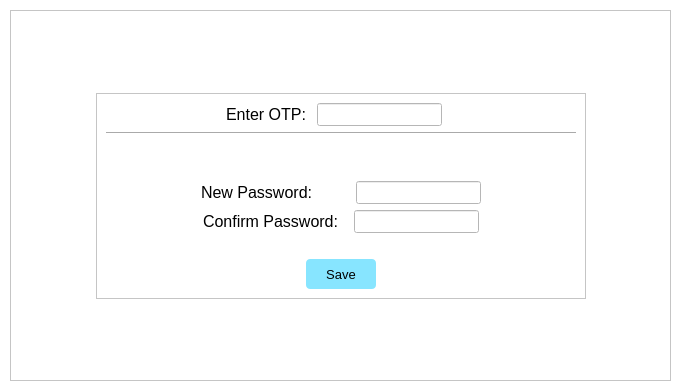
<?xml version="1.0" encoding="UTF-8"?>
<ui version="4.0">
 <class>fpMainWindow</class>
 <widget class="QMainWindow" name="fpMainWindow">
  <property name="geometry">
   <rect>
    <x>0</x>
    <y>0</y>
    <width>681</width>
    <height>391</height>
   </rect>
  </property>
  <property name="minimumSize">
   <size>
    <width>681</width>
    <height>391</height>
   </size>
  </property>
  <property name="maximumSize">
   <size>
    <width>681</width>
    <height>391</height>
   </size>
  </property>
  <property name="windowTitle">
   <string>MainWindow</string>
  </property>
  <property name="styleSheet">
   <string notr="true">background-color: rgb(255, 255, 255);</string>
  </property>
  <widget class="QWidget" name="fpCentralWidget">
   <layout class="QGridLayout" name="gridLayout">
    <item row="0" column="0">
     <widget class="QFrame" name="fpOuterFrame">
      <property name="minimumSize">
       <size>
        <width>0</width>
        <height>371</height>
       </size>
      </property>
      <property name="maximumSize">
       <size>
        <width>661</width>
        <height>371</height>
       </size>
      </property>
      <property name="frameShape">
       <enum>QFrame::StyledPanel</enum>
      </property>
      <property name="frameShadow">
       <enum>QFrame::Raised</enum>
      </property>
      <layout class="QGridLayout" name="gridLayout_3">
       <item row="1" column="1">
        <widget class="QFrame" name="fpInnerFrame">
         <property name="minimumSize">
          <size>
           <width>0</width>
           <height>0</height>
          </size>
         </property>
         <property name="maximumSize">
          <size>
           <width>16777215</width>
           <height>16777215</height>
          </size>
         </property>
         <property name="frameShape">
          <enum>QFrame::StyledPanel</enum>
         </property>
         <property name="frameShadow">
          <enum>QFrame::Raised</enum>
         </property>
         <layout class="QGridLayout" name="gridLayout_2">
          <item row="1" column="0">
           <layout class="QVBoxLayout" name="fpVerticalLayout2">
            <item>
             <layout class="QHBoxLayout" name="fpHorizontalLayout_7">
              <item>
               <spacer name="fpHorizontalSpacer_2">
                <property name="orientation">
                 <enum>Qt::Horizontal</enum>
                </property>
                <property name="sizeHint" stdset="0">
                 <size>
                  <width>40</width>
                  <height>20</height>
                 </size>
                </property>
               </spacer>
              </item>
              <item>
               <widget class="QLabel" name="fpEnterOtpLabel">
                <property name="font">
                 <font>
                  <pointsize>12</pointsize>
                 </font>
                </property>
                <property name="text">
                 <string>Enter OTP: </string>
                </property>
               </widget>
              </item>
              <item>
               <widget class="QLineEdit" name="fpOtpLineEdit">
                <property name="font">
                 <font>
                  <pointsize>10</pointsize>
                 </font>
                </property>
                <property name="toolTip">
                 <string>Enter OTP sent to your email</string>
                </property>
               </widget>
              </item>
              <item>
               <widget class="QLabel" name="fpArrowLabel">
                <property name="font">
                 <font>
                  <pointsize>10</pointsize>
                 </font>
                </property>
                <property name="text">
                 <string/>
                </property>
                <property name="pixmap">
                 <pixmap>../../images/enter2_arrow.png</pixmap>
                </property>
               </widget>
              </item>
              <item>
               <spacer name="fpHorizontalSpacer_5">
                <property name="orientation">
                 <enum>Qt::Horizontal</enum>
                </property>
                <property name="sizeHint" stdset="0">
                 <size>
                  <width>40</width>
                  <height>20</height>
                 </size>
                </property>
               </spacer>
              </item>
             </layout>
            </item>
            <item>
             <widget class="Line" name="fpLine">
              <property name="orientation">
               <enum>Qt::Horizontal</enum>
              </property>
             </widget>
            </item>
            <item>
             <spacer name="verticalSpacer_3">
              <property name="orientation">
               <enum>Qt::Vertical</enum>
              </property>
              <property name="sizeHint" stdset="0">
               <size>
                <width>20</width>
                <height>40</height>
               </size>
              </property>
             </spacer>
            </item>
            <item>
             <layout class="QHBoxLayout" name="horizontalLayout_6">
              <item>
               <spacer name="horizontalSpacer_13">
                <property name="orientation">
                 <enum>Qt::Horizontal</enum>
                </property>
                <property name="sizeHint" stdset="0">
                 <size>
                  <width>40</width>
                  <height>20</height>
                 </size>
                </property>
               </spacer>
              </item>
              <item>
               <widget class="QLabel" name="fpNpLabel">
                <property name="font">
                 <font>
                  <pointsize>12</pointsize>
                 </font>
                </property>
                <property name="text">
                 <string>New Password: </string>
                </property>
               </widget>
              </item>
              <item>
               <spacer name="horizontalSpacer">
                <property name="orientation">
                 <enum>Qt::Horizontal</enum>
                </property>
                <property name="sizeType">
                 <enum>QSizePolicy::Fixed</enum>
                </property>
                <property name="sizeHint" stdset="0">
                 <size>
                  <width>33</width>
                  <height>20</height>
                 </size>
                </property>
               </spacer>
              </item>
              <item>
               <widget class="QLineEdit" name="fpNpLineEdit">
                <property name="font">
                 <font>
                  <pointsize>10</pointsize>
                 </font>
                </property>
                <property name="toolTip">
                 <string>Set new password</string>
                </property>
               </widget>
              </item>
              <item>
               <spacer name="horizontalSpacer_4">
                <property name="orientation">
                 <enum>Qt::Horizontal</enum>
                </property>
                <property name="sizeHint" stdset="0">
                 <size>
                  <width>40</width>
                  <height>20</height>
                 </size>
                </property>
               </spacer>
              </item>
             </layout>
            </item>
            <item>
             <layout class="QHBoxLayout" name="horizontalLayout_5">
              <item>
               <spacer name="horizontalSpacer_14">
                <property name="orientation">
                 <enum>Qt::Horizontal</enum>
                </property>
                <property name="sizeHint" stdset="0">
                 <size>
                  <width>40</width>
                  <height>20</height>
                 </size>
                </property>
               </spacer>
              </item>
              <item>
               <widget class="QLabel" name="fpCpLabel">
                <property name="font">
                 <font>
                  <pointsize>12</pointsize>
                 </font>
                </property>
                <property name="text">
                 <string>Confirm Password: </string>
                </property>
               </widget>
              </item>
              <item>
               <spacer name="horizontalSpacer_3">
                <property name="orientation">
                 <enum>Qt::Horizontal</enum>
                </property>
                <property name="sizeType">
                 <enum>QSizePolicy::Fixed</enum>
                </property>
                <property name="sizeHint" stdset="0">
                 <size>
                  <width>5</width>
                  <height>20</height>
                 </size>
                </property>
               </spacer>
              </item>
              <item>
               <widget class="QLineEdit" name="fpCpLineEdit">
                <property name="font">
                 <font>
                  <pointsize>10</pointsize>
                 </font>
                </property>
                <property name="toolTip">
                 <string>Confirm password</string>
                </property>
                <property name="text">
                 <string/>
                </property>
               </widget>
              </item>
              <item>
               <spacer name="horizontalSpacer_6">
                <property name="orientation">
                 <enum>Qt::Horizontal</enum>
                </property>
                <property name="sizeHint" stdset="0">
                 <size>
                  <width>40</width>
                  <height>20</height>
                 </size>
                </property>
               </spacer>
              </item>
             </layout>
            </item>
            <item>
             <spacer name="verticalSpacer_4">
              <property name="orientation">
               <enum>Qt::Vertical</enum>
              </property>
              <property name="sizeType">
               <enum>QSizePolicy::Expanding</enum>
              </property>
              <property name="sizeHint" stdset="0">
               <size>
                <width>20</width>
                <height>20</height>
               </size>
              </property>
             </spacer>
            </item>
            <item>
             <layout class="QHBoxLayout" name="horizontalLayout_4">
              <item>
               <spacer name="horizontalSpacer_7">
                <property name="orientation">
                 <enum>Qt::Horizontal</enum>
                </property>
                <property name="sizeType">
                 <enum>QSizePolicy::Expanding</enum>
                </property>
                <property name="sizeHint" stdset="0">
                 <size>
                  <width>200</width>
                  <height>20</height>
                 </size>
                </property>
               </spacer>
              </item>
              <item>
               <widget class="QPushButton" name="fpSaveLabel">
                <property name="minimumSize">
                 <size>
                  <width>70</width>
                  <height>30</height>
                 </size>
                </property>
                <property name="font">
                 <font>
                  <pointsize>10</pointsize>
                 </font>
                </property>
                <property name="styleSheet">
                 <string notr="true">border-radius: 4px;
background-color: rgb(135, 229, 255);
color: rgb(0, 0, 0);
</string>
                </property>
                <property name="text">
                 <string>Save</string>
                </property>
                <property name="icon">
                 <iconset>
                  <normaloff>../../images/save.webp</normaloff>../../images/save.webp</iconset>
                </property>
               </widget>
              </item>
              <item>
               <spacer name="horizontalSpacer_8">
                <property name="orientation">
                 <enum>Qt::Horizontal</enum>
                </property>
                <property name="sizeType">
                 <enum>QSizePolicy::Expanding</enum>
                </property>
                <property name="sizeHint" stdset="0">
                 <size>
                  <width>200</width>
                  <height>20</height>
                 </size>
                </property>
               </spacer>
              </item>
             </layout>
            </item>
           </layout>
          </item>
         </layout>
        </widget>
       </item>
       <item row="2" column="1">
        <spacer name="verticalSpacer">
         <property name="orientation">
          <enum>Qt::Vertical</enum>
         </property>
         <property name="sizeHint" stdset="0">
          <size>
           <width>10</width>
           <height>40</height>
          </size>
         </property>
        </spacer>
       </item>
       <item row="1" column="0">
        <spacer name="horizontalSpacer_9">
         <property name="orientation">
          <enum>Qt::Horizontal</enum>
         </property>
         <property name="sizeType">
          <enum>QSizePolicy::Expanding</enum>
         </property>
         <property name="sizeHint" stdset="0">
          <size>
           <width>40</width>
           <height>20</height>
          </size>
         </property>
        </spacer>
       </item>
       <item row="1" column="2">
        <spacer name="horizontalSpacer_10">
         <property name="orientation">
          <enum>Qt::Horizontal</enum>
         </property>
         <property name="sizeHint" stdset="0">
          <size>
           <width>40</width>
           <height>20</height>
          </size>
         </property>
        </spacer>
       </item>
       <item row="0" column="1">
        <spacer name="verticalSpacer_2">
         <property name="orientation">
          <enum>Qt::Vertical</enum>
         </property>
         <property name="sizeHint" stdset="0">
          <size>
           <width>20</width>
           <height>40</height>
          </size>
         </property>
        </spacer>
       </item>
      </layout>
     </widget>
    </item>
   </layout>
  </widget>
 </widget>
 <resources/>
 <connections/>
</ui>
